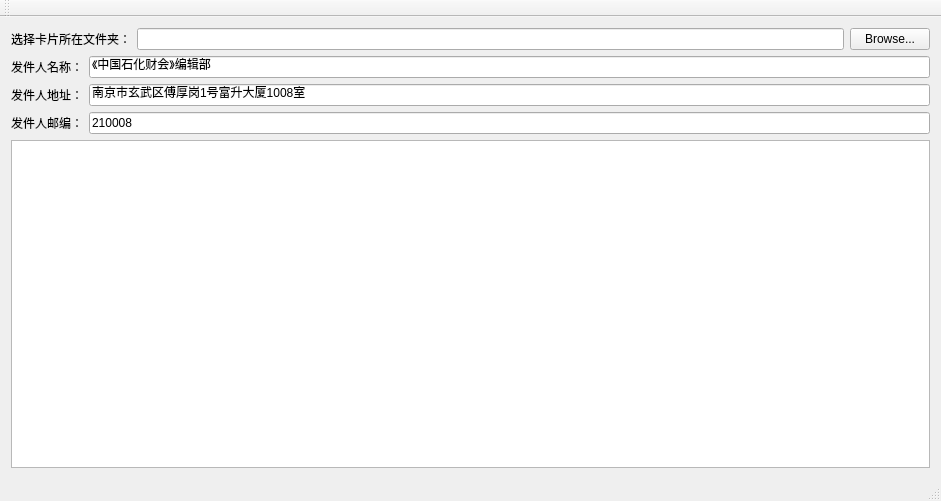
<?xml version="1.0" encoding="UTF-8"?>
<ui version="4.0">
 <class>MainWindow</class>
 <widget class="QMainWindow" name="MainWindow">
  <property name="geometry">
   <rect>
    <x>0</x>
    <y>0</y>
    <width>941</width>
    <height>501</height>
   </rect>
  </property>
  <property name="windowTitle">
   <string>MainWindow</string>
  </property>
  <widget class="QWidget" name="centralWidget">
   <layout class="QVBoxLayout" name="verticalLayout">
    <item>
     <layout class="QHBoxLayout" name="horizontalLayout">
      <item>
       <widget class="QLabel" name="label">
        <property name="text">
         <string>选择卡片所在文件夹：</string>
        </property>
       </widget>
      </item>
      <item>
       <widget class="QLineEdit" name="le_dir"/>
      </item>
      <item>
       <widget class="QPushButton" name="pushButton">
        <property name="text">
         <string>Browse...</string>
        </property>
       </widget>
      </item>
     </layout>
    </item>
    <item>
     <layout class="QGridLayout" name="gridLayout">
      <item row="0" column="0">
       <widget class="QLabel" name="label_2">
        <property name="text">
         <string>发件人名称：</string>
        </property>
       </widget>
      </item>
      <item row="0" column="1">
       <widget class="QLineEdit" name="le_name">
        <property name="text">
         <string>《中国石化财会》编辑部</string>
        </property>
       </widget>
      </item>
      <item row="1" column="0">
       <widget class="QLabel" name="label_3">
        <property name="text">
         <string>发件人地址：</string>
        </property>
       </widget>
      </item>
      <item row="1" column="1">
       <widget class="QLineEdit" name="le_addr">
        <property name="text">
         <string>南京市玄武区傅厚岗1号富升大厦1008室</string>
        </property>
       </widget>
      </item>
      <item row="2" column="0">
       <widget class="QLabel" name="label_4">
        <property name="text">
         <string>发件人邮编：</string>
        </property>
       </widget>
      </item>
      <item row="2" column="1">
       <widget class="QLineEdit" name="le_zipcode">
        <property name="text">
         <string>210008</string>
        </property>
       </widget>
      </item>
     </layout>
    </item>
    <item>
     <widget class="QTextEdit" name="te_log"/>
    </item>
   </layout>
  </widget>
  <widget class="QMenuBar" name="menuBar">
   <property name="geometry">
    <rect>
     <x>0</x>
     <y>0</y>
     <width>941</width>
     <height>23</height>
    </rect>
   </property>
  </widget>
  <widget class="QToolBar" name="mainToolBar">
   <attribute name="toolBarArea">
    <enum>TopToolBarArea</enum>
   </attribute>
   <attribute name="toolBarBreak">
    <bool>false</bool>
   </attribute>
  </widget>
  <widget class="QStatusBar" name="statusBar"/>
 </widget>
 <layoutdefault spacing="6" margin="11"/>
 <resources/>
 <connections/>
</ui>
